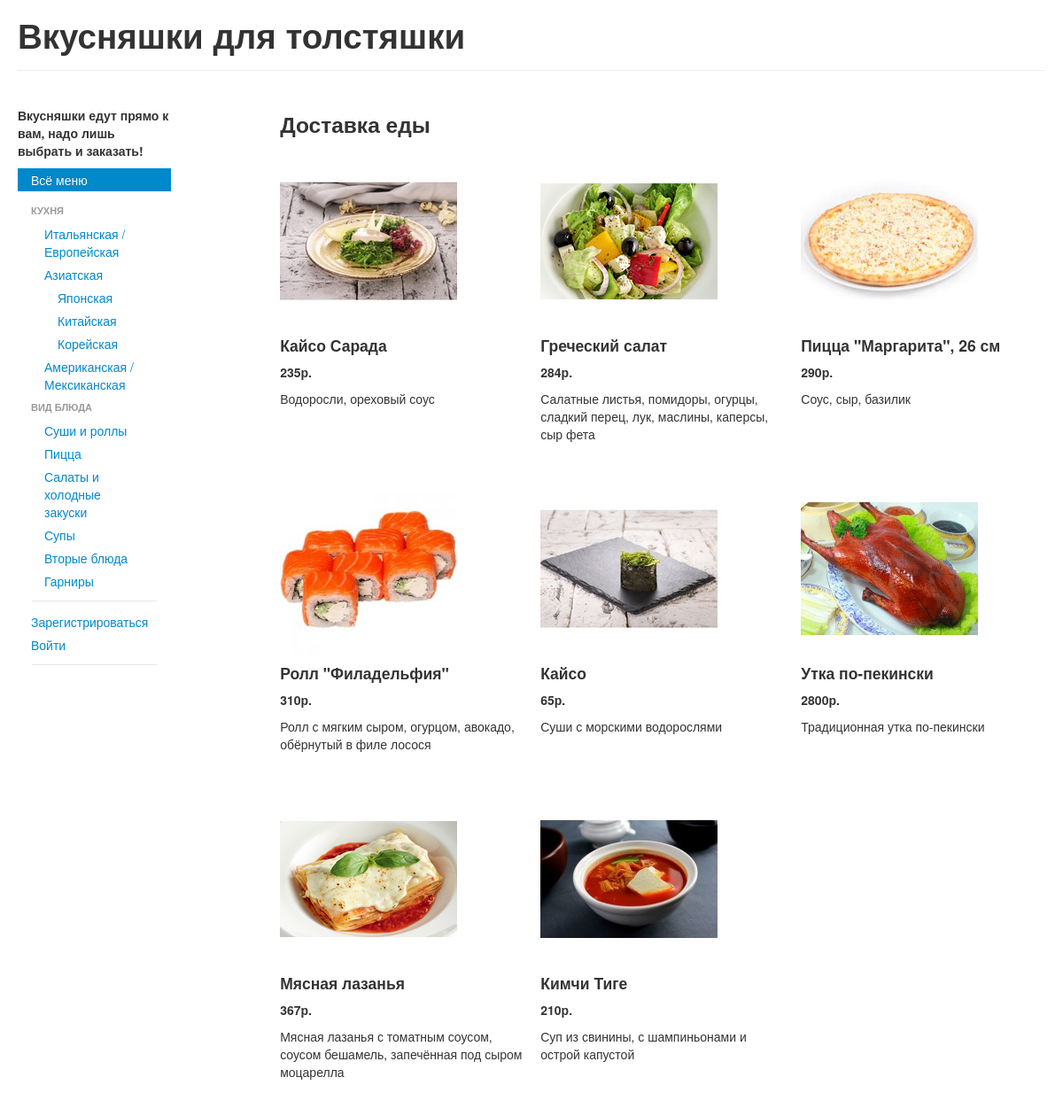
The page / on the database its author committed.
### tables this page shows
CREATE TABLE IF NOT EXISTS `categories` (
  `ID` int(11) NOT NULL AUTO_INCREMENT,
  `name` varchar(30) NOT NULL,
  `parent_ID` int(11) DEFAULT NULL,
  PRIMARY KEY (`ID`),
  UNIQUE KEY `name` (`name`),
  KEY `parent_ID` (`parent_ID`)
);

CREATE TABLE IF NOT EXISTS `dishes` (
  `ID` int(11) NOT NULL AUTO_INCREMENT,
  `name` varchar(40) NOT NULL,
  `price` int(11) NOT NULL,
  `piclink` varchar(200) DEFAULT NULL,
  `description` mediumtext,
  `active` tinyint(1) NOT NULL DEFAULT '1',
  PRIMARY KEY (`ID`),
  UNIQUE KEY `name` (`name`),
  UNIQUE KEY `ID` (`ID`)
);

### functions.php (the view, shortened to what this page needs)
<?php
	function getAllChildren($categoryId)
	{
		$array = mysql_query('SELECT * from categories');
		$a_cat = mysql_fetch_assoc($array);
		while (!empty($a_cat))
		{
			if (($a_cat['parent_ID']) == NULL)
				$pair[0][] = $a_cat['ID'];
			else
     			$pair[$a_cat['parent_ID']][] = $a_cat['ID'];
     		$a_cat = mysql_fetch_assoc($array);
     	}
     	$cats[] = $categoryId;
		$current = 0;
		while ($current <= count($cats))
		{
			for ($i = 0; $i < count($pair[$cats[$current]]); $i++)
			{
				$cats[] = $pair[$cats[$current]][$i];
			}
			$current = $current + 1;
		}
		return $cats;
	}
	function getCatalog($categoryId)
	{
		$cats = getAllChildren($categoryId);
		$string =
			'SELECT dishes.*
            from dishes JOIN categories_dishes
            ON dishes.ID = categories_dishes.dishes_ID
            WHERE ';
  		for ($i = 0; $i < count($cats) - 1; $i++)
  		{
  			$string = $string . 'categories_dishes.categories_ID = "' .$cats[$i]. '" OR ';
  		}
  		$string = $string . 'categories_dishes.categories_ID = "' . $cats[$i] . '" GROUP BY dishes.ID';
		return mysql_query($string);
	}
	function genList($cat, $page, $start, $perpage)
	{
        $dishlist = '';
        $rowcount = 0;
        $result = getCatalog($cat);
        $a_dish = mysql_fetch_assoc($result);
        $cart_avail = '';
        while (!empty($a_dish))
        {
            $dishlist .= '<div class="row-fluid"><ul class="thumbnails">';
            while ($rowcount++ < 3 && !empty($a_dish))
            {
                $dishlist .= '
                    <li class="span4">
                    	<div class="dishpic"><img src="/food/img/' . $a_dish[piclink] . '" /></div>
                    	<div class="caption">
                    		<h4>' . $a_dish[name] . '</h4>
                    		<p><b>' . $a_dish[price] . 'р.</b></p>
                    		<p>' . $a_dish[description] . '</p>' .
                        	$cart_avail .
                    	'</div>
                    </li>';
                $a_dish = mysql_fetch_assoc($result);
            }
            $rowcount = 0;
            $dishlist .= '</ul></div>';
        }
        return $dishlist;
	}

### index.php (shortened to what this page needs)
<!DOCTYPE html PUBLIC "-//W3C//DTD XHTML 1.0 Strict//EN"
        "http://www.w3.org/TR/xhtml1/DTD/xhtml1-strict.dtd">
<html xmlns="http://www.w3.org/1999/xhtml" lang="ru">
<head>
    <link rel="stylesheet" type="text/css" href="css/style.css" media="screen" />
    <link rel="stylesheet" type="text/css" href="css/bootstrap.css" media="screen" />
 </head>
 <body>
    <div class="container-fluid">
        <div class="page-header">
            <h1>Вкусняшки для толстяшки</h1>
        </div>
        <div class="row-fluid">
            <div class="span2">
                <h5>Вкусняшки едут прямо к вам, надо лишь выбрать и заказать!</h5>
                <ul class="nav nav-list">
                    <li class="active"><a href="index.php">Всё меню</a></li>
                    <?php include 'menu.php'; ?>
                        <li class="divider"></li>
                        <?php
                            if (!$GLOBALS['login']):?>
                        <li><a href="reg.php">Зарегистрироваться</a></li>
                        <li><a href="auth.php">Войти</a></li>
                        <?php else: ?>
                        <li>Здравствуйте, <?=$_SESSION['user']?></li>
                        <p><a href="index.php?logout=1" class="btn btn-default" role="button">Выйти</a></p>
                        <?php endif;?>
                        <li class="divider"></li>
                    </ul>
            </div>
            <div class="span9 offset1">
            <div><h3>Доставка еды</h3></div>
                <?php
                require 'functions.php';
                $cat = $_GET['cat'];
                if (is_null($cat)) $cat = 1;
                $page = $_GET['page'];
                if (is_null($page)) $page = 0;
                $perpage = 6;
                $start = $page * $perpage;
                $dishlist = genList($cat, $page, $start, $perpage);
                echo $dishlist;
                ?>
        </div>
    </div>
</body>
</html>

### menu.php (shortened to what this page needs)
<?php
function makeCategoryTree()
	{
		$query = mysql_query('SELECT * from categories');
		$a_cat = mysql_fetch_assoc($query);
		while (!empty($a_cat))
		{
					$array[]=$a_cat;
				$a_cat = mysql_fetch_assoc($query);
		}
		foreach ($array as $key => &$value) {
			$pair[$value['ID']]= &$value;
		}
		foreach ($array as $key => &$value)
		{
			if ($value['parent_ID']==null)
			{
				$arr[]= &$value;
			}
			else
				$pair[$value['parent_ID']]['child'][]= &$value;
		}
		return $arr;
	}
function rec($array)
{?>
 	<ul class="nav nav-list">
		<?php foreach ($array as $key): ?>
		<li><a href="index.php?cat=<?=$key['ID']?>"><?=$key['name']?></a></li>
		<?php if (count($key['child'])>0)
		{
			rec($key['child']);
		}
			endforeach; ?>
	</ul>
<?php }
$array = makeCategoryTree();?>
<li class="nav-header"><?=$array[0]['child'][0]['name']?></li>
<?rec($array[0]['child'][0]['child']);?>
<li class="nav-header"><?=$array[0]['child'][1]['name']?></li>

### css/style.css (style rules this page uses)
.dishpic { width: 200px; height: 200px; line-height: 200px; }
.dishpic img { vertical-align: center; }

### rows shown on the page
categories: name "КУХНЯ"
categories: name "Итальянская / Европейская"
categories: name "Азиатская"
categories: name "Японская"
categories: name "Китайская"
categories: name "Корейская"
categories: name "Американская / Мексиканская"
categories: name "ВИД БЛЮДА"
categories: name "Суши и роллы"
categories: name "Пицца"
categories: name "Салаты и холодные закуски"
categories: name "Супы"
categories: name "Вторые блюда"
categories: name "Гарниры"
dishes: piclink (picture), name "Кайсо Сарада", price "235", description "Водоросли, ореховый соус"
dishes: piclink (picture), name "Греческий салат", price "284", description "Салатные листья, помидоры, огурцы, сладкий перец, лук, маслины, каперсы, сыр фета"
dishes: piclink (picture), name "Пицца \"Маргарита\", 26 см", price "290", description "Соус, сыр, базилик"
dishes: piclink (picture), name "Ролл \"Филадельфия\"", price "310", description "Ролл с мягким сыром, огурцом, авокадо, обёрнутый в филе лосося"
dishes: piclink (picture), name "Кайсо", price "65", description "Суши с морскими водорослями"
dishes: piclink (picture), name "Утка по-пекински", price "2800", description "Традиционная утка по-пекински"
dishes: piclink (picture), name "Мясная лазанья", price "367", description "Мясная лазанья с томатным соусом, соусом бешамель, запечённая под сыром моцарелла"
dishes: piclink (picture), name "Кимчи Тиге", price "210", description "Суп из свинины, с шампиньонами и острой капустой"
